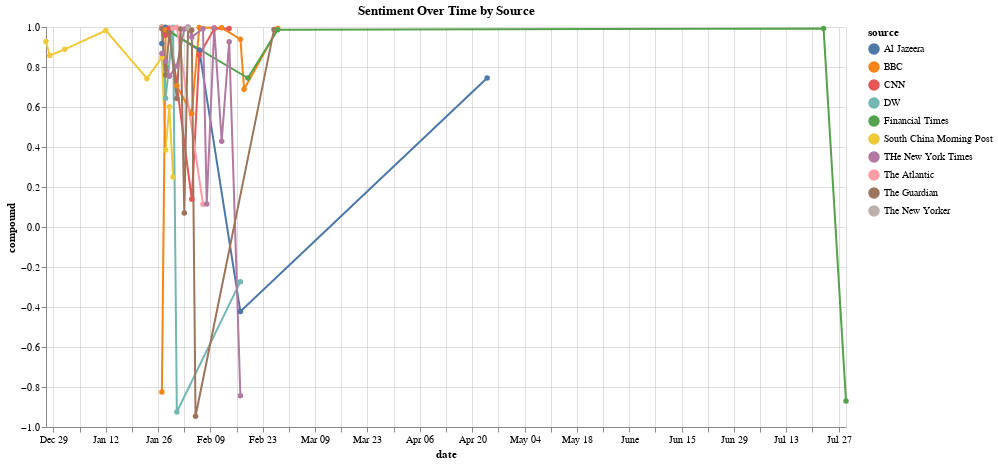

Here is the notebook cell this chart was saved with:
### Code cell
# step 3: Group and Plot
# Option A: Use Altair

import altair as alt

grouped = merged_df.groupby(['date', 'source'])['compound'].mean().reset_index()

chart = alt.Chart(grouped).mark_line(point=True).encode(
    x='date:T',
    y='compound:Q',
    color='source:N',
    tooltip=['date:T', 'source:N', 'compound:Q']
).properties(
    title='Sentiment Over Time by Source',
    width=800,     # ⬅️ expand width here (default is ~400)
    height=400     # ⬅️ optional
)

chart.display()

### Figure 1 — Vega-Lite specification as saved in the notebook (floating-point values rounded to 4 significant figures)
{"config": {"view": {"continuousWidth": 300, "continuousHeight": 300}}, "data": {"name": "data-71fa4a72de6c1b35546d616f0057ca5c"}, "mark": {"type": "line", "point": true}, "encoding": {"color": {"field": "source", "type": "nominal"}, "tooltip": [{"field": "date", "type": "temporal"}, {"field": "source", "type": "nominal"}, {"field": "compound", "type": "quantitative"}], "x": {"field": "date", "type": "temporal"}, "y": {"field": "compound", "type": "quantitative"}}, "height": 400, "title": "Sentiment Over Time by Source", "width": 800, "$schema": "https://vega.github.io/schema/vega-lite/v5.20.1.json", "datasets": {"data-71fa4a72de6c1b35546d616f0057ca5c": [{"date": "2024-12-27T00:00:00", "source": "South China Morning Post", "compound": 0.9274}, {"date": "2024-12-28T00:00:00", "source": "South China Morning Post", "compound": 0.8573}, {"date": "2025-01-01T00:00:00", "source": "South China Morning Post", "compound": 0.8885}, {"date": "2025-01-12T00:00:00", "source": "South China Morning Post", "compound": 0.9826}, {"date": "2025-01-23T00:00:00", "source": "South China Morning Post", "compound": 0.743}, {"date": "2025-01-27T00:00:00", "source": "Al Jazeera", "compound": 0.9176}, {"date": "2025-01-27T00:00:00", "source": "BBC", "compound": -0.8249}, {"date": "2025-01-27T00:00:00", "source": "CNN", "compound": 0.9971}, {"date": "2025-01-27T00:00:00", "source": "DW", "compound": 0.9972}, {"date": "2025-01-27T00:00:00", "source": "Financial Times", "compound": 0.9998}, {"date": "2025-01-27T00:00:00", "source": "South China Morning Post", "compound": 0.8481}, {"date": "2025-01-27T00:00:00", "source": "THe New York Times", "compound": 0.8679}, {"date": "2025-01-27T00:00:00", "source": "The Atlantic", "compound": 0.9993}, {"date": "2025-01-27T00:00:00", "source": "The Guardian", "compound": 0.9915}, {"date": "2025-01-28T00:00:00", "source": "Al Jazeera", "compound": 0.9993}, {"date": "2025-01-28T00:00:00", "source": "BBC", "compound": 0.9869}, {"date": "2025-01-28T00:00:00", "source": "CNN", "compound": 0.9588}, {"date": "2025-01-28T00:00:00", "source": "DW", "compound": 0.6435}, {"date": "2025-01-28T00:00:00", "source": "South China Morning Post", "compound": 0.3852}, {"date": "2025-01-28T00:00:00", "source": "THe New York Times", "compound": 0.8285}, {"date": "2025-01-28T00:00:00", "source": "The Guardian", "compound": 0.7597}, {"date": "2025-01-29T00:00:00", "source": "Al Jazeera", "compound": 0.9786}, {"date": "2025-01-29T00:00:00", "source": "BBC", "compound": 0.9734}, {"date": "2025-01-29T00:00:00", "source": "CNN", "compound": 0.9944}, {"date": "2025-01-29T00:00:00", "source": "South China Morning Post", "compound": 0.6016}, {"date": "2025-01-29T00:00:00", "source": "THe New York Times", "compound": 0.7541}, {"date": "2025-01-29T00:00:00", "source": "The Guardian", "compound": 0.9737}, {"date": "2025-01-30T00:00:00", "source": "DW", "compound": 0.9992}, {"date": "2025-01-30T00:00:00", "source": "South China Morning Post", "compound": 0.25}, {"date": "2025-01-30T00:00:00", "source": "The Atlantic", "compound": 0.9938}, {"date": "2025-01-31T00:00:00", "source": "BBC", "compound": 0.7059}, {"date": "2025-01-31T00:00:00", "source": "DW", "compound": -0.9249}, {"date": "2025-01-31T00:00:00", "source": "THe New York Times", "compound": 0.8047}, {"date": "2025-01-31T00:00:00", "source": "The Atlantic", "compound": 0.9988}, {"date": "2025-01-31T00:00:00", "source": "The Guardian", "compound": 0.6423}, {"date": "2025-02-01T00:00:00", "source": "The Guardian", "compound": 0.9904}, {"date": "2025-02-02T00:00:00", "source": "THe New York Times", "compound": 0.9904}, {"date": "2025-02-02T00:00:00", "source": "The Guardian", "compound": 0.07055}, {"date": "2025-02-03T00:00:00", "source": "THe New York Times", "compound": 0.9999}, {"date": "2025-02-03T00:00:00", "source": "The Guardian", "compound": 0.9941}, {"date": "2025-02-03T00:00:00", "source": "The New Yorker", "compound": 0.9953}, {"date": "2025-02-04T00:00:00", "source": "BBC", "compound": 0.5674}, {"date": "2025-02-04T00:00:00", "source": "CNN", "compound": 0.1382}, {"date": "2025-02-04T00:00:00", "source": "THe New York Times", "compound": 0.9504}, {"date": "2025-02-04T00:00:00", "source": "The Guardian", "compound": 0.9846}, {"date": "2025-02-05T00:00:00", "source": "The Guardian", "compound": -0.9464}, {"date": "2025-02-06T00:00:00", "source": "Al Jazeera", "compound": 0.8846}, {"date": "2025-02-06T00:00:00", "source": "BBC", "compound": 0.9972}, {"date": "2025-02-06T00:00:00", "source": "CNN", "compound": 0.8595}, {"date": "2025-02-07T00:00:00", "source": "THe New York Times", "compound": 0.9917}, {"date": "2025-02-07T00:00:00", "source": "The Atlantic", "compound": 0.1143}, {"date": "2025-02-08T00:00:00", "source": "THe New York Times", "compound": 0.1154}, {"date": "2025-02-10T00:00:00", "source": "CNN", "compound": 0.9907}, {"date": "2025-02-10T00:00:00", "source": "THe New York Times", "compound": 0.9958}, {"date": "2025-02-12T00:00:00", "source": "BBC", "compound": 0.9957}, {"date": "2025-02-12T00:00:00", "source": "THe New York Times", "compound": 0.4288}, {"date": "2025-02-14T00:00:00", "source": "CNN", "compound": 0.9929}, {"date": "2025-02-14T00:00:00", "source": "THe New York Times", "compound": 0.9258}, {"date": "2025-02-17T00:00:00", "source": "Al Jazeera", "compound": -0.4228}, {"date": "2025-02-17T00:00:00", "source": "BBC", "compound": 0.9387}, {"date": "2025-02-17T00:00:00", "source": "DW", "compound": -0.2732}, {"date": "2025-02-17T00:00:00", "source": "THe New York Times", "compound": -0.8442}, {"date": "2025-02-18T00:00:00", "source": "BBC", "compound": 0.6887}, {"date": "2025-02-19T00:00:00", "source": "Financial Times", "compound": 0.745}, {"date": "2025-02-26T00:00:00", "source": "The Guardian", "compound": 0.988}, {"date": "2025-02-27T00:00:00", "source": "BBC", "compound": 0.9931}, {"date": "2025-02-27T00:00:00", "source": "Financial Times", "compound": 0.9867}, {"date": "2025-04-24T00:00:00", "source": "Al Jazeera", "compound": 0.7451}, {"date": "2025-07-23T00:00:00", "source": "Financial Times", "compound": 0.9921}, {"date": "2025-07-29T00:00:00", "source": "Financial Times", "compound": -0.8705}]}}
